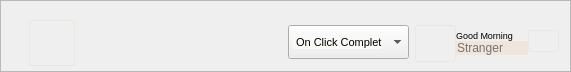
      <widget class="QFrame" name="top_frame">
       <property name="geometry">
        <rect>
         <x>92</x>
         <y>0</y>
         <width>571</width>
         <height>72</height>
        </rect>
       </property>
       <property name="minimumSize">
        <size>
         <width>0</width>
         <height>0</height>
        </size>
       </property>
       <property name="styleSheet">
        <string notr="true"/>
       </property>
       <property name="frameShape">
        <enum>QFrame::StyledPanel</enum>
       </property>
       <property name="frameShadow">
        <enum>QFrame::Raised</enum>
       </property>
       <widget class="QPushButton" name="navigate_button">
        <property name="geometry">
         <rect>
          <x>29</x>
          <y>20</y>
          <width>46</width>
          <height>46</height>
         </rect>
        </property>
        <property name="minimumSize">
         <size>
          <width>45</width>
          <height>45</height>
         </size>
        </property>
        <property name="maximumSize">
         <size>
          <width>132131</width>
          <height>1231231</height>
         </size>
        </property>
        <property name="toolTip">
         <string>&lt;p style='white-space:pre'&gt;Help section&lt;/p&gt;</string>
        </property>
        <property name="styleSheet">
         <string notr="true">QPushButton{
border-radius: 3px;
border: 1px solid;
border-color:  rgb(239, 229, 220);
}

QToolTip {
background-color: #e0e0e0;
border: none; }
</string>
        </property>
        <property name="text">
         <string/>
        </property>
        <property name="icon">
         <iconset>
          <normaloff>images/Hambuger.png</normaloff>images/Hambuger.png</iconset>
        </property>
        <property name="iconSize">
         <size>
          <width>30</width>
          <height>30</height>
         </size>
        </property>
       </widget>
       <widget class="QComboBox" name="complete_combobox">
        <property name="geometry">
         <rect>
          <x>288</x>
          <y>25</y>
          <width>121</width>
          <height>34</height>
         </rect>
        </property>
        <property name="minimumSize">
         <size>
          <width>0</width>
          <height>0</height>
         </size>
        </property>
        <property name="maximumSize">
         <size>
          <width>341231</width>
          <height>1231313</height>
         </size>
        </property>
        <property name="font">
         <font>
          <pointsize>9</pointsize>
         </font>
        </property>
        <property name="styleSheet">
         <string notr="true"/>
        </property>
        <property name="editable">
         <bool>false</bool>
        </property>
        <property name="currentText">
         <string/>
        </property>
        <property name="currentIndex">
         <number>-1</number>
        </property>
        <property name="maxVisibleItems">
         <number>10</number>
        </property>
       </widget>
       <widget class="QPushButton" name="log_out_button">
        <property name="geometry">
         <rect>
          <x>528</x>
          <y>30</y>
          <width>31</width>
          <height>22</height>
         </rect>
        </property>
        <property name="minimumSize">
         <size>
          <width>0</width>
          <height>0</height>
         </size>
        </property>
        <property name="maximumSize">
         <size>
          <width>2342341</width>
          <height>1312312</height>
         </size>
        </property>
        <property name="styleSheet">
         <string notr="true">QPushButton{
border-radius: 3px;
border: 1px solid;
border-color:  rgb(239, 229, 220);
}
</string>
        </property>
        <property name="text">
         <string/>
        </property>
        <property name="icon">
         <iconset>
          <normaloff>images/LogOut.png</normaloff>images/LogOut.png</iconset>
        </property>
        <property name="iconSize">
         <size>
          <width>25</width>
          <height>20</height>
         </size>
        </property>
       </widget>
       <widget class="QPushButton" name="profile_button">
        <property name="geometry">
         <rect>
          <x>415</x>
          <y>25</y>
          <width>41</width>
          <height>37</height>
         </rect>
        </property>
        <property name="font">
         <font>
          <pointsize>9</pointsize>
         </font>
        </property>
        <property name="toolTip">
         <string/>
        </property>
        <property name="styleSheet">
         <string notr="true">QPushButton{
border-radius: 3px;
border: 1px solid;
border-color:  rgb(239, 229, 220);
}
</string>
        </property>
        <property name="text">
         <string/>
        </property>
        <property name="icon">
         <iconset>
          <normaloff>images/liliajohn.png</normaloff>images/liliajohn.png</iconset>
        </property>
        <property name="iconSize">
         <size>
          <width>35</width>
          <height>35</height>
         </size>
        </property>
       </widget>
       <widget class="QLabel" name="on_click_label">
        <property name="geometry">
         <rect>
          <x>293</x>
          <y>36</y>
          <width>89</width>
          <height>13</height>
         </rect>
        </property>
        <property name="font">
         <font>
          <pointsize>8</pointsize>
         </font>
        </property>
        <property name="toolTip">
         <string>&lt;p style='white-space:pre'&gt;Choose what happens after clicking completes&lt;/p&gt;</string>
        </property>
        <property name="styleSheet">
         <string notr="true">QLabel { background-color: rgb(249, 249, 245);

border: none; }

QToolTip {
background-color: #e0e0e0;
border: none; }</string>
        </property>
        <property name="text">
         <string> On Click Complete</string>
        </property>
       </widget>
       <widget class="QLabel" name="label_10">
        <property name="geometry">
         <rect>
          <x>456</x>
          <y>28</y>
          <width>76</width>
          <height>14</height>
         </rect>
        </property>
        <property name="font">
         <font>
          <pointsize>7</pointsize>
         </font>
        </property>
        <property name="text">
         <string>Good Morning</string>
        </property>
       </widget>
       <widget class="QLineEdit" name="lineEdit">
        <property name="geometry">
         <rect>
          <x>455</x>
          <y>41</y>
          <width>73</width>
          <height>14</height>
         </rect>
        </property>
        <property name="font">
         <font>
          <weight>50</weight>
          <bold>false</bold>
         </font>
        </property>
        <property name="cursor">
         <cursorShape>ArrowCursor</cursorShape>
        </property>
        <property name="toolTip">
         <string>
&lt;p style='white-space:pre'&gt;Enter your nickname here&lt;/p&gt;</string>
        </property>
        <property name="autoFillBackground">
         <bool>false</bool>
        </property>
        <property name="styleSheet">
         <string notr="true">QLineEdit { border: none;
background-color: rgb(239, 229, 220);}

QToolTip {
background-color: #e0e0e0;
border: none; }</string>
        </property>
        <property name="text">
         <string/>
        </property>
        <property name="maxLength">
         <number>10</number>
        </property>
        <property name="placeholderText">
         <string>Stranger</string>
        </property>
       </widget>
       <zorder>navigate_button</zorder>
       <zorder>complete_combobox</zorder>
       <zorder>profile_button</zorder>
       <zorder>on_click_label</zorder>
       <zorder>label_10</zorder>
       <zorder>lineEdit</zorder>
       <zorder>log_out_button</zorder>
      </widget>
